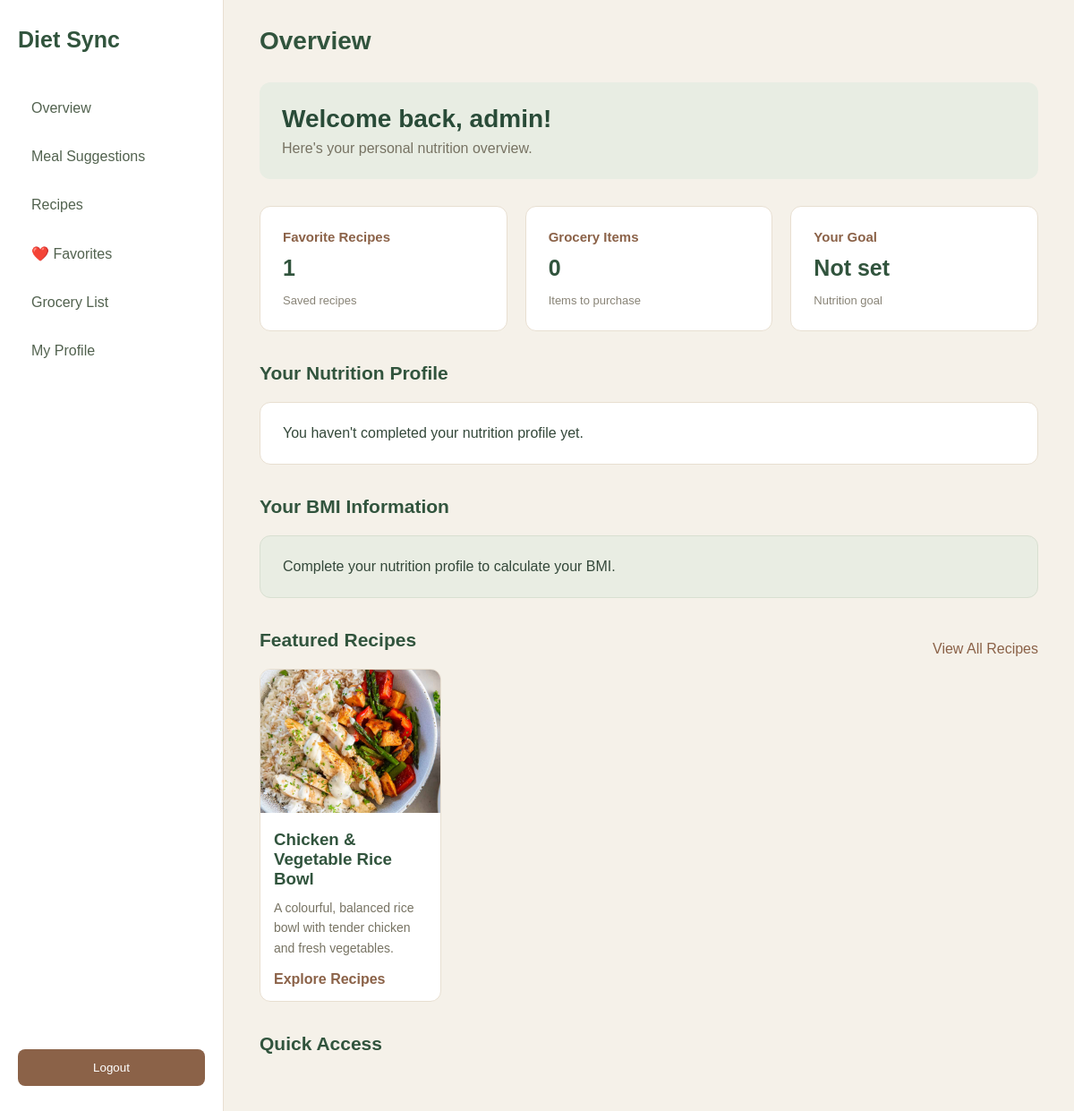
Page /dashboard/ (signed in) on the committed database.
### accounts/models.py (models this page shows)
class CustomUser(AbstractUser):
    email = models.EmailField(unique=True)
    bio = models.TextField(blank=True)
    objects = CustomUserManager()

### core/models.py (models this page shows, shortened)
class Recipe(models.Model):
    MEAL_TYPES = [
        ("breakfast", "Breakfast"),
        ("lunch", "Lunch"),
        ("dinner", "Dinner"),
        ("snack", "Snacks"),
    ]
    CATEGORIES = [
        ("weight_gain", "Weight Gain"),
        ("muscle_support", "Muscle Support"),
        ("balanced", "Balanced Nutrition"),
    ]
    title = models.CharField(max_length=200)
    description = models.TextField()
    image = models.ImageField(upload_to="recipes/")
    ingredients = models.TextField()
    instructions = models.TextField()
    calories = models.IntegerField(blank=True, null=True)
    protein = models.FloatField(blank=True, null=True)
    carbs = models.FloatField(blank=True, null=True)
    fat = models.FloatField(blank=True, null=True)
    is_featured = models.BooleanField(default=False)
    created_at = models.DateTimeField(auto_now_add=True)
    meal_type = models.CharField(max_length=20, choices=MEAL_TYPES, blank=True)
    nutrition_category = models.CharField(max_length=20, choices=CATEGORIES, blank=True)

### core/views.py (the view)
# urls.py: path("dashboard/",dashboard_view,name="dashboard"),
@login_required
def dashboard_view(request):
    profile = NutritionProfile.objects.filter(user=request.user).first()
    recipes = Recipe.objects.filter(is_featured=True)[:4]
    favorites_count = Favorite.objects.filter(user=request.user).count()
    grocery_count = GroceryItem.objects.filter(user=request.user,is_purchased=False).count()
    bmi = None
    if profile and profile.height > 0:
        height_in_meters = profile.height / 100
        bmi = round(profile.weight / (height_in_meters ** 2), 1)
    return render(request, "dashboard.html", {"profile": profile,"recipes": recipes,"favorites_count": favorites_count,"grocery_count": grocery_count,"bmi": bmi,})

### core/templates/dashboard.html (shortened to what this page needs)
{% extends 'dashboard_base.html' %}
{% block page_heading %}Overview{% endblock %}
{% block content %}
<div class="welcome-section">
    <div>
        <h1>Welcome back, {{ user.username }}!</h1>
        <p>Here's your personal nutrition overview.</p>
    </div>
</div>
<div class="dashboard-stats">
    <div class="stat-card">
        <h3>Favorite Recipes</h3>
        <p class="stat-number">{{ favorites_count }}</p>
        <span>Saved recipes</span>
    </div>
    <div class="stat-card">
        <h3>Grocery Items</h3>
        <p class="stat-number">{{ grocery_count }}</p>
        <span>Items to purchase</span>
    </div>
    <div class="stat-card">
        <h3>Your Goal</h3>
        {% if profile %}
            <p class="stat-number">
                {{ profile.get_goal_display }}
            </p>
        {% else %}
            <p class="stat-number">Not set</p>
        {% endif %}
        <span>Nutrition goal</span>
    </div>
</div>
<div class="dashboard-section">
    <div class="section-heading">
        <h2>Your Nutrition Profile</h2>
    </div>
    {% if profile %}
        <div class="profile-cards">
            <div class="info-card">
                <span>Age</span>
                <h3>{{ profile.age }} years</h3>
            </div>
            <div class="info-card">
                <span>Gender</span>
                <h3>{{ profile.get_gender_display }}</h3>
            </div>
            <div class="info-card">
                <span>Height</span>
                <h3>{{ profile.height }} cm</h3>
            </div>
            <div class="info-card">
                <span>Weight</span>
                <h3>{{ profile.weight }} kg</h3>
            </div>
        </div>
    {% else %}
        <div class="empty-state">
            <p>You haven't completed your nutrition profile yet.</p>
        </div>
    {% endif %}
</div>
<div class="dashboard-section">
    <h2>Your BMI Information</h2>
    <div class="bmi-card">
        {% if bmi %}
            <p>Your calculated BMI</p>
            <h3>{{ bmi }}</h3>
            <span>This number is an indicator, not a diagnosis.</span>
        {% else %}
            <p>Complete your nutrition profile to calculate your BMI.</p>
        {% endif %}
    </div>
</div>
<div class="dashboard-section">
    <div class="section-heading">
        <h2>Featured Recipes</h2>
        <a href="{% url 'recipes' %}">View All Recipes</a>
    </div>
    <div class="recipe-grid">
        {% for recipe in recipes %}
            <div class="recipe-card">
                <img src="{{ recipe.image.url }}" alt="{{ recipe.title }}">
                <div class="recipe-card-content">
                    <h3>{{ recipe.title }}</h3>
                    <p>{{ recipe.description|truncatewords:15 }}</p>
                    <a href="{% url 'recipes' %}">Explore Recipes</a>
                </div>
            </div>
        {% empty %}
            <p>No featured recipes available yet.</p>
        {% endfor %}
    </div>
</div>
<div class="dashboard-section">
    <h2>Quick Access</h2>
    </div>
</div>
{% endblock %}

### core/static/css/dashboard.css (style rules this page uses)
* { margin: 0; padding: 0; box-sizing: border-box; }
body { font-family: Arial, sans-serif; background: #F5F1E9; color: #34483A; }
.welcome-section { display: flex; justify-content: space-between; align-items: center; margin-bottom: 30px; background: #E8EDE3; padding: 25px; border-radius: 12px; }
.welcome-section h1 { font-size: 28px; margin-bottom: 8px; color: #294B38; }
.welcome-section p { color: #777363; }
.dashboard-stats { display: grid; grid-template-columns: repeat(3, 1fr); gap: 20px; margin-bottom: 35px; }
.stat-card, .info-card, .bmi-card { background: #FFFFFF; padding: 25px; border-radius: 12px; border: 1px solid #E8DFD1; }
.stat-card h3 { font-size: 15px; color: #8B6248; }
.stat-number { font-size: 25px; font-weight: bold; color: #31543D; margin: 12px 0; }
.stat-card span, .info-card span { color: #898477; font-size: 13px; }
.dashboard-section { margin-bottom: 35px; }
.dashboard-section h2 { font-size: 21px; margin-bottom: 20px; color: #31543D; }
.section-heading { display: flex; justify-content: space-between; align-items: center; }
.section-heading a { color: #8B6248; text-decoration: none; }
.bmi-card { background: #E9EDE3; border: 1px solid #D8DFD1; }
.recipe-grid { display: grid; grid-template-columns: repeat(4, 1fr); gap: 20px; }
.recipe-card { background: #FFFFFF; border-radius: 12px; overflow: hidden; border: 1px solid #E8DFD1; }
.recipe-card img { width: 100%; height: 160px; object-fit: cover; }
.recipe-card-content { padding: 15px; }
.recipe-card-content h3 { margin-bottom: 10px; color: #31543D; }
.recipe-card-content p { color: #777363; font-size: 14px; line-height: 1.6; }
.recipe-card-content a { display: inline-block; margin-top: 15px; color: #8B6248; text-decoration: none; font-weight: bold; }
.empty-state { background: #FFFFFF; padding: 25px; border-radius: 12px; border: 1px solid #E8DFD1; }

### rows in the picture
CustomUser: username "admin"
Recipe: image (picture), title "Chicken & Vegetable Rice Bowl", description "A colourful, balanced rice bowl with tender chicken and fresh vegetables."

### other values in the picture
{{ favorites_count }} "1"
{{ grocery_count }} "0"
